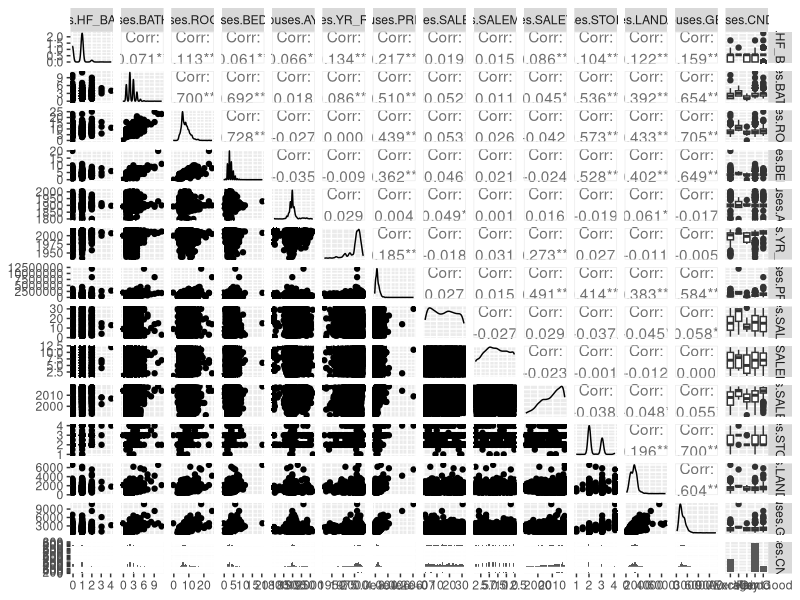
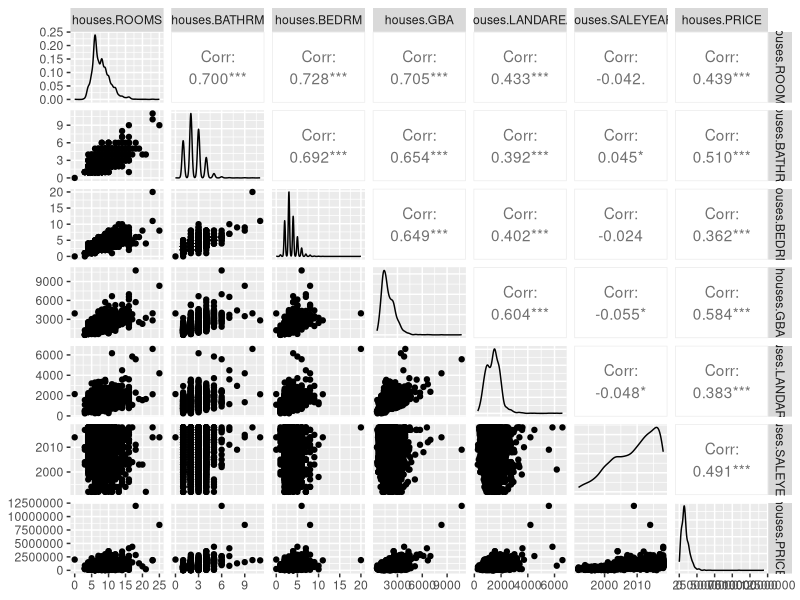
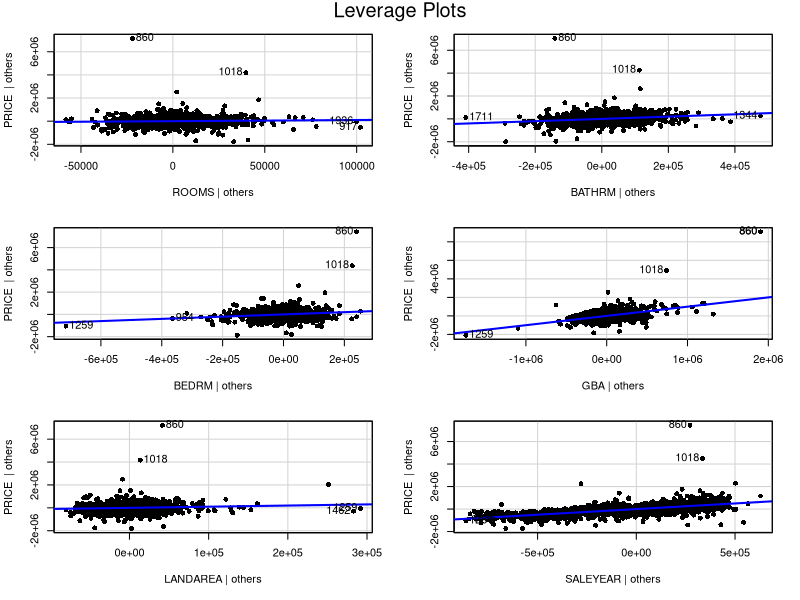
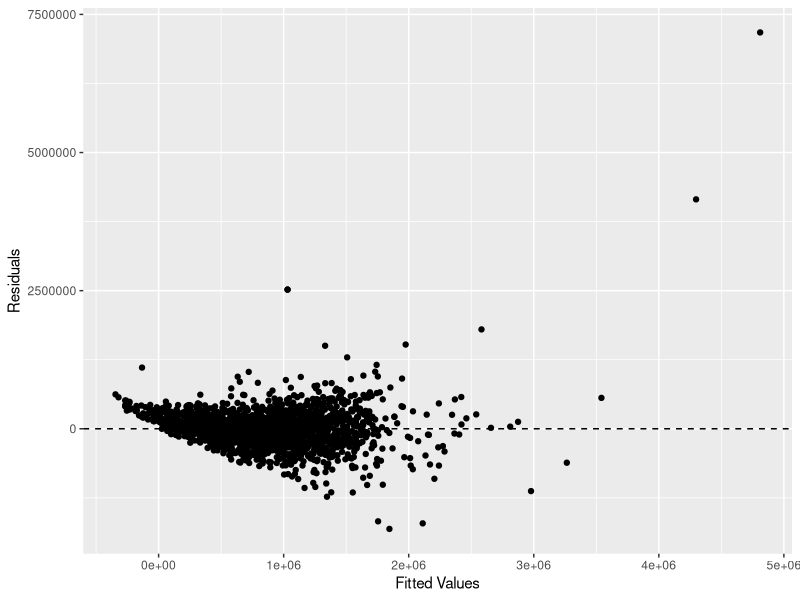

Reproduce these figures in R, in order. (Note: this script raises an error after producing the figures.)
## ---- chunk 1
knitr::opts_chunk$set(echo = TRUE)
library(ggplot2)
library(dplyr)
library(readr)
library(GGally)
library(car)
library(broom)

## ---- chunk 2
# 1. Abstract
## ---- chunk 3
# 2. Introduction

## ---- chunk 4

# 3. Overview of the dataset

## ---- chunk 5

# 4. Exploratory analysis

houses <- read.csv("DC_properties_clean.csv")
summary(houses)
fit <- lm(data = houses, PRICE ~ BATHRM + HF_BATHRM  + ROOMS + BEDRM + AYB + YR_RMDL + STORIES + SALEMONTH + SALEDAY + SALEYEAR + GBA + CNDTN + LANDAREA)

#####################################################

#Thomas's exploratory analysis and modeling

#First step: look at all possible correlations minus sale date because it wouldn't allow that many factors in the pairs function ¯\_(ツ)_/¯

int.vectors <- data.frame(houses$HF_BATHRM, houses$BATHRM, houses$ROOMS, houses$BEDRM,houses$AYB, houses$YR_RMDL, houses$PRICE, houses$SALEDAY, houses$SALEMONTH, houses$SALEYEAR, houses$STORIES, houses$LANDAREA, houses$GBA, houses$CNDTN)

View(int.vectors)

ggpairs(int.vectors)

#Observations
# Looks like the variables ROOMS, BATHRM, BEDRM, GBA, STORIES, LANDAREA, SALEYEAR, and PRICE have the highest correlation across the board i.e > |.35|. 

#Next making a pairs plot with just the above variables

int.vectors2 <- data.frame(houses$ROOMS, houses$BATHRM, houses$BEDRM, houses$GBA, houses$LANDAREA, houses$SALEYEAR, houses$PRICE)

ggpairs(int.vectors2)

#Now all variables look pretty like have predictive value regarding price. Notice that SALEYEAR is not correlated to anything but PRICE. Should we attempt to explain this, or throw the variable out? 

fit2 <- lm(data = houses, PRICE ~ ROOMS + BATHRM + BEDRM + GBA + LANDAREA + SALEYEAR)
anova(fit)
anova(fit2)

leveragePlots(fit2, pch = 16)

#Comaparing models

summary(fit)
summary(fit2)

#Given summary data from both models we can conclude ROOMS, BATHRM, BEDRM, GBA, LANDAREA, SALEYEAR, and CNDNTVeryGood are predictors of PRICE

#plotting and analyzing residuals 

fit2 <- augment(fit2)
ggplot(fit2, aes (x = .fitted, y = .resid))+
  geom_point() + 
  geom_hline(yintercept = 0, linetype = 2)+
  labs(x = "Fitted Values", y = "Residuals")

#other tests

qqplot(fit2, pch =16 )

shapiro.test(fit2)

ncvTest(fit2)


########################################################

# Matt's exploratory analysis and modeling

#Histograms for each variable

ggplot(houses, aes(x = BATHRM))+
  geom_histogram(color="black", fill="light gray", binwidth = 1)+
  labs(x="Bathrooms", title="Histogram of Bathrooms")

ggplot(houses, aes(x = HF_BATHRM))+
  geom_histogram(color="black", fill="light gray", binwidth = 1)+
  labs(x="Half Bathrooms", title="Histogram of Half Bathrooms")

ggplot(houses, aes(x = ROOMS))+
  geom_histogram(color="black", fill="light gray", binwidth = 1)+
  labs(x="Rooms", title="Histogram of Rooms")

ggplot(houses, aes(x = BEDRM))+
  geom_histogram(color="black", fill="light gray", binwidth = 1)+
  labs(x="Bed Rooms", title="Histogram of Bed Rooms")

ggplot(houses, aes(x = AYB))+
  geom_histogram(color="black", fill="light gray", binwidth = 10)+
  labs(x="Year Built", title="Histogram of Year Built")

ggplot(houses, aes(x = YR_RMDL))+
  geom_histogram(color="black", fill="light gray", binwidth = 10)+
  labs(x="Year Remodelled", title="Histogram of Year Remodelled")

ggplot(houses, aes(x = STORIES))+
  geom_histogram(color="black", fill="light gray", binwidth = 1)+
  labs(x="Stories", title="Histogram of Stories")

ggplot(houses, aes(x = SALEYEAR))+
  geom_histogram(color="black", fill="light gray", binwidth = 5)+
  labs(x="Year Sold", title="Histogram of Year Sold")

ggplot(houses, aes(x = SALEMONTH))+
  geom_histogram(color="black", fill="light gray", binwidth = 1)+
  labs(x="Month Sold", title="Histogram of Month Sold")

ggplot(houses, aes(x = SALEDAY))+
  geom_histogram(color="black", fill="light gray", binwidth = 4)+
  labs(x="Day Sold", title="Histogram of Day Sold")

ggplot(houses, aes(x = GBA))+
  geom_histogram(color="black", fill="light gray", binwidth = 100)+
  labs(x="Square Footage", title="Histogram of Square Footage")

ggplot(houses, aes(x = LANDAREA))+
  geom_histogram(color="black", fill="light gray", binwidth = 100)+
  labs(x="Land Area", title="Histogram of Land Area")

ggplot(houses, aes(x = CNDTN))+
  geom_bar(color="black", fill="light gray")+
  labs(x="Land Area", title="Bar Plot of Land Area")


# Re-order only categorical feature (factor)

houses$CNDTN <- factor(houses$CNDTN, levels = c("Fair", "Average", "Good", "Very Good", "Excellent"))

# Fit LM model with all features included

fit <- lm(data = houses, PRICE ~ BATHRM + HF_BATHRM  + ROOMS + BEDRM + AYB + YR_RMDL + STORIES + SALEMONTH + SALEDAY + SALEYEAR + GBA + CNDTN + LANDAREA)

# Review ANOVA and compare F statistic

anova(fit)

# Review p-values, check sign of estimates

summary(fit)

# Residual plot and look for non-constant variance

fit.df <- augment(fit)
ggplot(fit.df, aes(x = .fitted, y = .resid))+
  geom_point()+
  geom_hline(yintercept = 0, linetype = 2)+
  labs( x = "Fitted Values", y = "Residuals")

# Shapiro-Wilk test for normality

shapiro.test(fit$residuals)

# ncvTest for constant variance

ncvTest(fit)

# Variance Inflation Factor (used to identify multicllinearity >= 10)

vif(fit)

# Review R2 value
# From summary above: adjusted R^2 = .6984

# Drop non-significant predictor variables (Droped AYB: +.0002, Rooms: No change, other lower)
fit <- lm(data = houses, PRICE ~ BATHRM + HF_BATHRM  + BEDRM + YR_RMDL + STORIES + SALEMONTH + SALEDAY + SALEYEAR + GBA + CNDTN + LANDAREA)
summary(fit)

# If multicollinearity is present, drop one correlated variable (None present)

# Transform the outcome variable if the residual plot looks suspicious
powerTransform(houses$PRICE) #.33 -> sqrt
# log lowers R2: .6585
fit <- lm(data = houses, log(PRICE) ~ BATHRM + HF_BATHRM  + BEDRM + YR_RMDL + STORIES + SALEMONTH + SALEDAY + SALEYEAR + GBA + CNDTN + LANDAREA)
summary(fit)
# sqrt increase R2: .7471, drop YR_RMDL + .0001
fit <- lm(data = houses, sqrt(PRICE) ~ BATHRM + HF_BATHRM  + BEDRM  + STORIES + SALEMONTH + SALEDAY + SALEYEAR + GBA + CNDTN + LANDAREA)
summary(fit)
# inverse drastically decrease
fit <- lm(data = houses, I(1/PRICE) ~ BATHRM + HF_BATHRM  + BEDRM  + STORIES + SALEMONTH + SALEDAY + SALEYEAR + GBA + CNDTN + LANDAREA)
summary(fit)

#Variable Transformations
powerTransform(houses$BATHRM) # didn't work
powerTransform(houses$HF_BATHRM) # didn't work
powerTransform(houses$BEDRM) # didn't work
powerTransform(houses$STORIES) # didn't work
powerTransform(houses$SALEMONTH) # -1.04 -> INVERSE
powerTransform(houses$SALEDATE) # didn't work
powerTransform(houses$SALEYEAR) # didn't work
powerTransform(houses$GBA) # -.08 -> LOG
powerTransform(houses$CNDTN) # didn't work
powerTransform(houses$LANDAREA) # .35 -> SQRT
fit <- lm(data = houses, sqrt(PRICE) ~ BATHRM + HF_BATHRM  + BEDRM + STORIES + SALEMONTH + I(1/SALEMONTH) + SALEDAY + SALEYEAR +GBA + log(GBA) + CNDTN + LANDAREA + sqrt(LANDAREA))
summary(fit) # R^2 increased to .7479

#Interactions
#fit <- lm(data = houses, sqrt(PRICE) ~ .*.) 
#summary(fit)

shapiro.test(fit$residuals)
ncvTest(fit)
vif(fit)

######################################

# John's exploratory analysis

# scatterplots
# price by room
room_price <- ggplot(houses, aes(x = ROOMS, y = PRICE))
room_price + geom_point()

# price by year
year_price <- ggplot(houses, aes(x = SALEYEAR, y = PRICE))
year_price + geom_point()

# price by month
month_price <- ggplot(houses, aes(x = SALEMONTH, y = PRICE))
month_price + geom_point()

# price by day of month
day_price <- ggplot(houses, aes(x = SALEDAY, y = PRICE))
day_price + geom_point()

# Boxplots to identify outliers
boxplot(houses$BATHRM, main="Bathrooms", sub=paste("Outlier rows: ", boxplot.stats(houses$BATHRM)$out))

boxplot(houses$HF_BATHRM, main="Half Bathrooms", sub=paste("Outlier rows: ", boxplot.stats(houses$HF_BATHRM)$out))

boxplot(houses$ROOMS, main="Rooms", sub=paste("Outlier rows: ", boxplot.stats(houses$ROOMS)$out))

boxplot(houses$BEDRM, main="Bedrooms", sub=paste("Outlier rows: ", boxplot.stats(houses$BEDRM)$out))

boxplot(houses$AYB, main="Year Built", sub=paste("Outlier rows: ", boxplot.stats(houses$AYB)$out))

boxplot(houses$YR_RMDL, main="Year Remodeled", sub=paste("Outlier rows: ", boxplot.stats(houses$YR_RMDL)$out))

boxplot(houses$STORIES, main="Stories", sub=paste("Outlier rows: ", boxplot.stats(houses$STORIES)$out))

boxplot(houses$SALEYEAR, main="Year of Most Recent Sale", sub=paste("Outlier rows: ", boxplot.stats(houses$SALEYEAR)$out))

boxplot(houses$GBA, main="Gross Building Area", sub=paste("Outlier rows: ", boxplot.stats(houses$GBA)$out))

boxplot(houses$CNDTN, main="Condition", sub=paste("Outlier rows: ", boxplot.stats(houses$CNDTN)$out))

boxplot(houses$LANDAREA, main="Land Area", sub=paste("Outlier rows: ", boxplot.stats(houses$LANDAREA)$out))

boxplot(houses$PRICE, main="Price", sub=paste("Outlier rows: ", boxplot.stats(houses$PRICE)$out))

# Use corrplot to display a correlation matrix of that variables
library(corrplot)
corr_matrix <- cor(data.frame(houses$HF_BATHRM, houses$BATHRM, houses$ROOMS, houses$BEDRM,houses$AYB, houses$YR_RMDL, houses$PRICE, houses$SALEDAY, houses$SALEMONTH, houses$SALEYEAR, houses$STORIES, houses$LANDAREA, houses$GBA))
corrplot(corr_matrix, type = "upper", order = "hclust", 
         tl.col = "black", tl.srt = 45)

# fit initial model
fit_jc <- lm(data = houses, PRICE ~ BATHRM + HF_BATHRM  + ROOMS + BEDRM + AYB + YR_RMDL + STORIES + SALEMONTH + SALEDAY + SALEYEAR + GBA + CNDTN + LANDAREA)

# check summary of initial model
# here we see the variables that are not significant in this model: ROOMS, AYB, YR_RMDL, STORIES, SALEMONTH
summary(fit_jc)

#second model
fit2_jc <- lm(data = houses, PRICE ~ BATHRM + HF_BATHRM  + BEDRM + SALEDAY + SALEYEAR + GBA + CNDTN + LANDAREA)

summary(fit2_jc)

# capture model summary as an object
modelSummary <- summary(fit2_jc)

# model coefficients
modelCoeffs <- modelSummary$coefficients

## ---- chunk 6

# 5. Identification and evaluation of suitable model

#using AIC & BIC for model comparison
AIC(fit_jc) # AIC ==> 56607.77
BIC(fit_jc) # BIC ==> 56708.59

AIC(fit2_jc) # AIC ==> 56606.06
BIC(fit2_jc) # BIC ==> 56678.87

# The AIC and BIC for fit2_jc are both lower, so that is the better model

## ---- chunk 7

# 6. Application of the model 

## ---- chunk 8

# 7. Limitations and assumptions 
